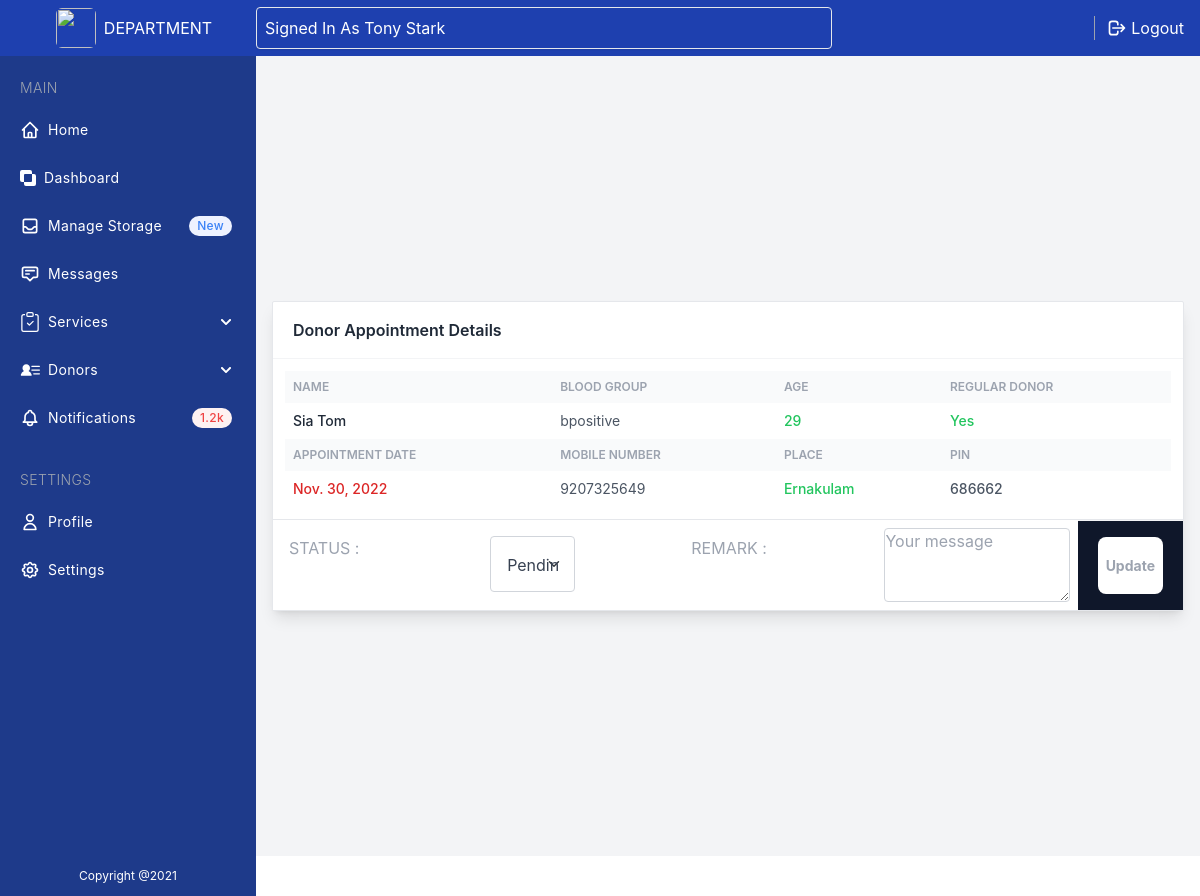
/view_donor_details/2 (signed in), run on the app's committed database.
### user/models.py (models this page shows, shortened)
class DonorAppointment (models.Model):
    user = models.ForeignKey(Donor, on_delete=models.CASCADE)
    fname = models.CharField(max_length=50)
    lname = models.CharField(max_length=50)
    age = models.CharField(max_length=2)
    place = models.CharField(max_length=50)
    pin = models.CharField(max_length=6)
    mob = models.CharField(max_length=15, null=True)
    bloodgroup = models.CharField(max_length=10)
    appointmentdate = models.DateField( max_length=10)
    regulardonor = models.CharField(max_length=6)
    status = models.CharField(max_length=40, null=True)
    departmentremark = models.CharField(max_length=300, null=True)
    date = models.DateTimeField(auto_now_add=True)
    updationdate = models.DateField(null=True)

### department/views.py (the view, shortened to what this page needs)
# urls.py: path('view_donor_details/<int:pid>', views.donor_details, name='donor_details'),
def donor_details(request,pid):
    if not request.user.is_authenticated:
        return redirect('dep_login')
    donor = DonorAppointment.objects.get(id=pid)
    return render(request, 'dep_view_donor_details.html', locals())

### templates/dep_view_donor_details.html (shortened to what this page needs)
{% extends 'dep_base.html' %}
{% block content %}
{% load static %}
<div class="flex flex-col justify-center antialiased bg-gray-100 text-gray-600 h-screen ml-14 mt-14 mb-10 md:ml-64 px-4 ">
    <div class="w-full max-w-screen mx-auto bg-white shadow-lg rounded-sm border border-gray-200">
        <header class="px-5 py-4 border-b border-gray-100">
            <div class="font-semibold text-gray-800">Donor Appointment Details</div>
        </header>
        <div class="overflow-x-auto p-3">
            <table class="table-auto w-full">
                <thead class="text-xs font-semibold uppercase text-gray-400 bg-gray-50">
                    <tr>
                        <th class="p-2">
                            <div class="font-semibold text-left">Name</div>
                        </th>
                        <th class="p-2">
                            <div class="font-semibold text-left">Blood Group</div>
                        </th>
                        <th class="p-2">
                            <div class="font-semibold text-left">Age</div>
                        </th>
                        <th class="p-2">
                            <div class="font-semibold text-left">Regular Donor</div>
                        </th>
                    </tr>
                </thead>
                <tbody class="text-sm divide-y divide-gray-100">
                    <tr>
                        <td class="p-2">
                            <div class="font-medium text-gray-800">
                               {{donor.fname}} {{donor.lname}}
                            </div>
                        </td>
                        <td class="p-2">
                            <div class="text-left">
                                {{donor.bloodgroup}}
                            </div>
                        </td>
                        <td class="p-2">
                            <div class="text-left font-medium text-green-500">
                                {{donor.age}}
                            </div>
                        </td>
                        <td class="p-2">
                            <div class="text-left font-medium text-green-500">
                                {{donor.regulardonor}}
                            </div>
                        </td>
                    </tr>
                </tbody>
                <thead class="text-xs font-semibold uppercase text-gray-400 bg-gray-50">
                    <tr>
                        <th class="p-2">
                            <div class="font-semibold text-left">Appointment Date</div>
                        </th>
                        <th class="p-2">
                            <div class="font-semibold text-left">Mobile Number</div>
                        </th>
                        <th class="p-2">
                            <div class="font-semibold text-left">Place</div>
                        </th>
                        <th class="p-2">
                            <div class="font-semibold text-left">Pin</div>
                        </th>
                    </tr>
                </thead>
                <tbody class="text-sm divide-y divide-gray-100">
                    <tr>
                        <td class="p-2">
                            <div class="font-medium text-red-600">
                                {{donor.appointmentdate}}
                            </div>
                        </td>
                        <td class="p-2">
                            <div class="text-left">
                                {{donor.mob}}
                            </div>
                        </td>
                        <td class="p-2">
                            <div class="text-left font-medium text-green-500">
                                {{donor.place}}
                            </div>
                        </td>
                        <td class="p-2">
                            <div class="text-left font-medium">
                                {{donor.pin}}
                            </div>
                        </td>
                    </tr>
                </tbody>
            </table>
        </div>
        {% if donor.status == "pending" %}
        <div class="flex flex-col md:justify-between md:flex-row space-x-2 border-t bg-white">
        <form method="post" class="flex flex-col md:flex-row text-gray-400 w-full justify-between">
                <div class="flex text-gray-400 w-full md:w-1/2 justify-between">
                    <p class="uppercase p-4">Status :</p>
                    <div class="w-1/2 p-4">
                        <select class="form-select appearance-none
                                block
                                w-full
                                sm:w-1/2
                                h-14
                                p-4
                                text-base
                                font-normal
                                text-gray-700
                                bg-white bg-clip-padding bg-no-repeat
                                border border-solid border-gray-300
                                rounded
                                transition
                                ease-in-out
                                m-0
                                focus:text-gray-700 focus:bg-white focus:border-blue-600 focus:outline-none" aria-label="Default select example" name="appointmentstatus">
                                <option selected>Pending</option>
                        </select>
                    </div>
                </div>
                <div class="flex text-gray-400 w-full md:w-1/2 justify-between">
                    <p class="uppercase p-4">Remark :</p>
                    <div class="w-1/2 p-2">
                        <textarea class="form-control block w-full text-base font-normal text-gray-700 bg-white bg-clip-padding border border-solid border-gray-300 rounded transition ease-in-out m-0 focus:text-gray-700 focus:bg-white focus:border-blue-600 focus:outline-none" name="departmentremark" id="exampleFormControlTextarea1" rows="3" placeholder="Your message"></textarea>
                    </div>
                </div>
            <div class="flex justify-center font-bold text-sm border-t bg-darkBlue border-gray-100 px-5 py-4">
                <button type="submit" class="bg-white rounded-lg p-2 ">Update</button>
            </div>
        </form>
        </div>
        {% endif %}
    </div>
</div>
{% endblock %}

### templates/dep_base.html (shortened to what this page needs)
{% load static %}
<!DOCTYPE html>
<html lang="en">
<head>
    <link rel="stylesheet" href="{% static 'css/main.min.css' %}">
</head>
<body class="bg-white m-0 bg-[url('../img/bg-tablet-pattern.svg')] bg-[length:800px_800px]">
  {% load static %}
<div x-data="setup()" :class="{ 'dark': isDark }">
    <div class="min-h-screen flex flex-col flex-auto flex-shrink-0 antialiased bg-white dark:bg-gray-700 text-black dark:text-white">
      <div class="fixed w-full flex items-center justify-between h-14 text-white z-10">
        <div class="flex items-center justify-start md:justify-center pl-3 w-14 md:w-64 h-14 bg-blue-800 dark:bg-gray-800 border-none">
          <img class="w-7 h-7 md:w-10 md:h-10 mr-2 rounded-md overflow-hidden" src="{{request.user.department_set.all.0.deppic.url}}" />
          <span class="hidden md:block">DEPARTMENT</span>
        </div>
        <div class="flex justify-between items-center h-14 bg-blue-800 dark:bg-gray-800 header-right">
          <div class="rounded flex items-center w-full max-w-xl mr-4 p-2 shadow-sm border border-gray-200">
            <p class="text-white">Signed In As {{request.user.first_name}} {{request.user.last_name}}</p>
          </div>
          <ul class="flex items-center">
            <li>
            </li>
            <li>
              <a href="{% url 'dep_logout' %}" class="flex items-center mr-4 hover:text-blue-100">
                <span class="inline-flex mr-1">
                  <svg class="w-5 h-5" fill="none" stroke="currentColor" viewBox="0 0 24 24" xmlns="http://www.w3.org/2000/svg"><path stroke-linecap="round" stroke-linejoin="round" stroke-width="2" d="M17 16l4-4m0 0l-4-4m4 4H7m6 4v1a3 3 0 01-3 3H6a3 3 0 01-3-3V7a3 3 0 013-3h4a3 3 0 013 3v1"></path></svg>
                </span>
                Logout
              </a>
            </li>
          </ul>
        </div>
      </div>
      <div class="fixed flex flex-col top-14 left-0 w-14 hover:w-64 md:w-64 bg-blue-900 dark:bg-gray-900 h-full text-white transition-all duration-300 border-none z-10 sidebar">
        <div class="overflow-y-auto overflow-x-hidden flex flex-col justify-between flex-grow">
          <ul class="flex flex-col py-4 space-y-1">
            <li class="px-5 hidden md:block">
              <div class="flex flex-row items-center h-8">
                <div class="text-sm font-light tracking-wide text-gray-400 uppercase">Main</div>
              </div>
            </li>
            <li>
              <a href="{% url 'dep_home' %}" class="relative flex flex-row items-center h-11 focus:outline-none hover:bg-blue-800 dark:hover:bg-gray-600 text-white-600 hover:text-white-800 border-l-4 border-transparent hover:border-blue-500 dark:hover:border-gray-800 pr-6">
                <span class="inline-flex justify-center items-center ml-4">
                </span>
                <span class="ml-2 text-sm tracking-wide truncate">Home</span>
              </a>
            </li>
            <li>
              <a href="{% url 'dep_dashboard' %}" class="relative flex flex-row items-center h-11 focus:outline-none hover:bg-blue-800 dark:hover:bg-gray-600 text-white-600 hover:text-white-800 border-l-4 border-transparent hover:border-blue-500 dark:hover:border-gray-800 pr-6">
                <span class="inline-flex justify-center items-center ml-4">
                </span>
                <span class="ml-2 text-sm tracking-wide truncate">Dashboard</span>
              </a>
            </li>
            <li>
              <a href="#" class="relative flex flex-row items-center h-11 focus:outline-none hover:bg-blue-800 dark:hover:bg-gray-600 text-white-600 hover:text-white-800 border-l-4 border-transparent hover:border-blue-500 dark:hover:border-gray-800 pr-6">
                <span class="inline-flex justify-center items-center ml-4">
                </span>
                <span class="ml-2 text-sm tracking-wide truncate">Manage Storage</span>
                <span class="hidden md:block px-2 py-0.5 ml-auto text-xs font-medium tracking-wide text-blue-500 bg-indigo-50 rounded-full">New</span>
              </a>
            </li>
            <li>
              <a href="#" class="relative flex flex-row items-center h-11 focus:outline-none hover:bg-blue-800 dark:hover:bg-gray-600 text-white-600 hover:text-white-800 border-l-4 border-transparent hover:border-blue-500 dark:hover:border-gray-800 pr-6">
                <span class="inline-flex justify-center items-center ml-4">
                  <svg class="w-5 h-5" fill="none" stroke="currentColor" viewBox="0 0 24 24" xmlns="http://www.w3.org/2000/svg"><path stroke-linecap="round" stroke-linejoin="round" stroke-width="2" d="M7 8h10M7 12h4m1 8l-4-4H5a2 2 0 01-2-2V6a2 2 0 012-2h14a2 2 0 012 2v8a2 2 0 01-2 2h-3l-4 4z"></path></svg>
                </span>
                <span class="ml-2 text-sm tracking-wide truncate">Messages</span>
              </a>
            </li>
            <li class="relative" id="sidenavEx1">
              <a class="flex text-sm items-center h-11  overflow-hidden hover:text-white-800 text-ellipsis whitespace-nowrap rounded dark:hover:border-gray-800 pr-6 border-l-4 border-transparent hover:border-blue-500 dark:hover:bg-gray-600 transition duration-300 ease-in-out cursor-pointer" data-mdb-ripple="true" data-mdb-ripple-color="dark" data-bs-toggle="collapse" data-bs-target="#collapseSidenavEx1" aria-expanded="true" aria-controls="collapseSidenavEx1">
                <span class="inline-flex justify-center items-center ml-4">
                </span>
                <span class="ml-2 text-sm tracking-wide truncate">Services</span>
              </a>
            </li>
            <li class="relative" id="sidenavEx2">
              <a class="flex text-sm items-center h-11  overflow-hidden hover:text-white-800 text-ellipsis whitespace-nowrap rounded dark:hover:border-gray-800 pr-6 border-l-4 border-transparent hover:border-blue-500 dark:hover:bg-gray-600 transition duration-300 ease-in-out cursor-pointer" data-mdb-ripple="true" data-mdb-ripple-color="dark" data-bs-toggle="collapse" data-bs-target="#collapseSidenavEx2" aria-expanded="true" aria-controls="collapseSidenavEx2">
                <span class="inline-flex justify-center items-center ml-4">
                </span>
                <span class="ml-2 text-sm tracking-wide truncate">Donors</span>
              </a>
            </li>
            <li>
              <a href="#" class="relative flex flex-row items-center h-11 focus:outline-none hover:bg-blue-800 dark:hover:bg-gray-600 text-white-600 hover:text-white-800 border-l-4 border-transparent hover:border-blue-500 dark:hover:border-gray-800 pr-6">
                <span class="inline-flex justify-center items-center ml-4">
                </span>
                <span class="ml-2 text-sm tracking-wide truncate">Notifications</span>
                <span class="hidden md:block px-2 py-0.5 ml-auto text-xs font-medium tracking-wide text-red-500 bg-red-50 rounded-full">1.2k</span>
              </a>
            </li>
            <li class="px-5 hidden md:block">
              <div class="flex flex-row items-center mt-5 h-8">
                <div class="text-sm font-light tracking-wide text-gray-400 uppercase">Settings</div>
              </div>
            </li>
            <li>
              <a href="{% url 'dep_profile' %}" class="relative flex flex-row items-center h-11 focus:outline-none hover:bg-blue-800 dark:hover:bg-gray-600 text-white-600 hover:text-white-800 border-l-4 border-transparent hover:border-blue-500 dark:hover:border-gray-800 pr-6">
                <span class="inline-flex justify-center items-center ml-4">
                  <svg class="w-5 h-5" fill="none" stroke="currentColor" viewBox="0 0 24 24" xmlns="http://www.w3.org/2000/svg"><path stroke-linecap="round" stroke-linejoin="round" stroke-width="2" d="M16 7a4 4 0 11-8 0 4 4 0 018 0zM12 14a7 7 0 00-7 7h14a7 7 0 00-7-7z"></path></svg>
                </span>
                <span class="ml-2 text-sm tracking-wide truncate">Profile</span>
              </a>
            </li>
            <li>
              <a href="#" class="relative flex flex-row items-center h-11 focus:outline-none hover:bg-blue-800 dark:hover:bg-gray-600 text-white-600 hover:text-white-800 border-l-4 border-transparent hover:border-blue-500 dark:hover:border-gray-800 pr-6">
                <span class="inline-flex justify-center items-center ml-4">
                </span>
                <span class="ml-2 text-sm tracking-wide truncate">Settings</span>
              </a>
            </li>
          </ul>
          <p class="mb-14 px-5 py-3 hidden md:block text-center text-xs">Copyright @2021</p>
        </div>
      </div>
      {% block content %}
      {% endblock %}
    </div>
  </div>
</body>
</html>

### templates/dep_base.html (style rules this page uses)
.header-right { width: calc(100% - 3.5rem); }
@media only screen and (min-width: 768px) { .header-right { width: calc(100% - 16rem); } }

### data on the page
DonorAppointment: fname "Sia", lname "Tom", bloodgroup "bpositive", age "29", regulardonor "Yes", appointmentdate "Nov. 30, 2022", mob "9207325649", place "Ernakulam", pin "686662"

### other printed values
{{ request.user.first_name }} "Tony"
{{ request.user.last_name }} "Stark"
